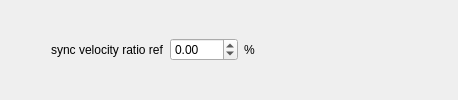
                    <widget class="QWidget" name="page_syncVelocityLoop">
                     <layout class="QHBoxLayout" name="horizontalLayout_19">
                      <item>
                       <spacer name="horizontalSpacer_14">
                        <property name="orientation">
                         <enum>Qt::Horizontal</enum>
                        </property>
                        <property name="sizeHint" stdset="0">
                         <size>
                          <width>40</width>
                          <height>20</height>
                         </size>
                        </property>
                       </spacer>
                      </item>
                      <item>
                       <layout class="QHBoxLayout" name="horizontalLayout_18">
                        <item>
                         <widget class="QLabel" name="label_20">
                          <property name="text">
                           <string>sync velocity ratio ref</string>
                          </property>
                         </widget>
                        </item>
                        <item>
                         <widget class="QDoubleSpinBox" name="dSpinBox_syncVel">
                          <property name="minimum">
                           <double>-100.000000000000000</double>
                          </property>
                          <property name="maximum">
                           <double>100.000000000000000</double>
                          </property>
                         </widget>
                        </item>
                        <item>
                         <widget class="QLabel" name="label_21">
                          <property name="text">
                           <string>%</string>
                          </property>
                         </widget>
                        </item>
                       </layout>
                      </item>
                      <item>
                       <spacer name="horizontalSpacer_8">
                        <property name="orientation">
                         <enum>Qt::Horizontal</enum>
                        </property>
                        <property name="sizeHint" stdset="0">
                         <size>
                          <width>192</width>
                          <height>20</height>
                         </size>
                        </property>
                       </spacer>
                      </item>
                     </layout>
                    </widget>
